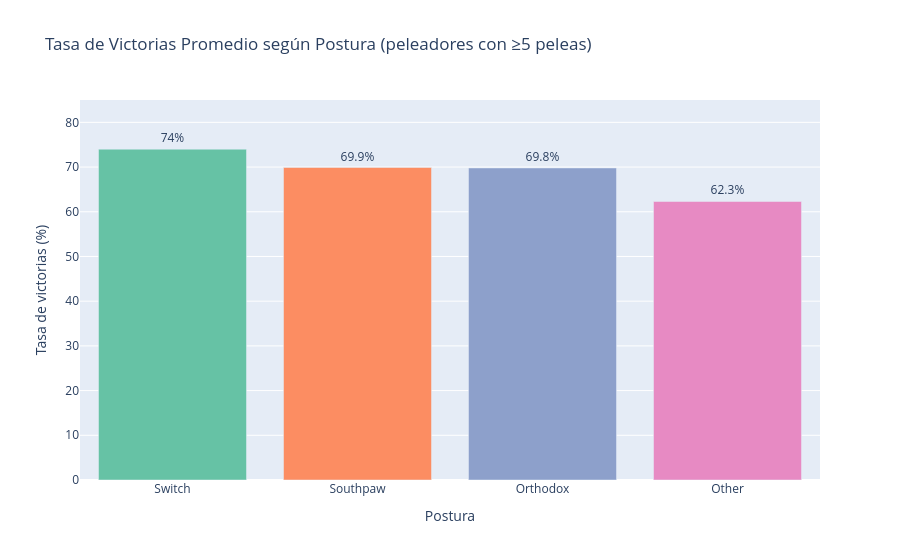

The notebook cell this image was saved under:
### Markdown cell above
### 5.1  Gráfico de Barras — Tasa de Victorias por Postura

Comparamos la **tasa de victorias promedio** según la postura del peleador.
Filtramos a peleadores con **al menos 5 peleas** para que el promedio sea confiable
(un peleador con 1 pelea ganada tendría 100% de win rate, lo cual no es representativo).

### Code cell
# ── Preparar datos: win rate medio por stance (peleadores con >=5 peleas) ──────
exp = df[(df['total_fights'] >= 5) & (df['stance'].notna())].copy()

win_por_stance = (exp.groupby('stance')['win_rate']
                     .mean()
                     .reset_index()
                     .sort_values('win_rate', ascending=False))
win_por_stance['win_rate_pct'] = (win_por_stance['win_rate'] * 100).round(1)

# ── Gráfico de barras interactivo con Plotly Express ───────────────────────────
fig1 = px.bar(
    win_por_stance,
    x='stance',
    y='win_rate_pct',
    color='stance',
    text='win_rate_pct',
    title='Tasa de Victorias Promedio según Postura (peleadores con ≥5 peleas)',
    labels={'stance': 'Postura', 'win_rate_pct': 'Tasa de victorias (%)'},
    color_discrete_sequence=px.colors.qualitative.Set2
)
fig1.update_traces(texttemplate='%{text}%', textposition='outside')
fig1.update_layout(showlegend=False, yaxis_range=[0, 85])
fig1.show()  # Mostrar automáticamente

### Figure 1 — Plotly figure (JSON) as saved in the notebook; plotly's stock layout.template omitted (floating-point values rounded to 4 significant figures)
{"data": [{"hovertemplate": "Postura=%{x}<br>Tasa de victorias (%)=%{text}<extra></extra>", "legendgroup": "Switch", "marker": {"color": "rgb(102,194,165)", "pattern": {"shape": ""}}, "name": "Switch", "orientation": "v", "showlegend": true, "text": [74.0], "textposition": "outside", "texttemplate": "%{text}%", "type": "bar", "x": ["Switch"], "xaxis": "x", "y": [74.0], "yaxis": "y"}, {"hovertemplate": "Postura=%{x}<br>Tasa de victorias (%)=%{text}<extra></extra>", "legendgroup": "Southpaw", "marker": {"color": "rgb(252,141,98)", "pattern": {"shape": ""}}, "name": "Southpaw", "orientation": "v", "showlegend": true, "text": [69.9], "textposition": "outside", "texttemplate": "%{text}%", "type": "bar", "x": ["Southpaw"], "xaxis": "x", "y": [69.9], "yaxis": "y"}, {"hovertemplate": "Postura=%{x}<br>Tasa de victorias (%)=%{text}<extra></extra>", "legendgroup": "Orthodox", "marker": {"color": "rgb(141,160,203)", "pattern": {"shape": ""}}, "name": "Orthodox", "orientation": "v", "showlegend": true, "text": [69.8], "textposition": "outside", "texttemplate": "%{text}%", "type": "bar", "x": ["Orthodox"], "xaxis": "x", "y": [69.8], "yaxis": "y"}, {"hovertemplate": "Postura=%{x}<br>Tasa de victorias (%)=%{text}<extra></extra>", "legendgroup": "Other", "marker": {"color": "rgb(231,138,195)", "pattern": {"shape": ""}}, "name": "Other", "orientation": "v", "showlegend": true, "text": [62.3], "textposition": "outside", "texttemplate": "%{text}%", "type": "bar", "x": ["Other"], "xaxis": "x", "y": [62.3], "yaxis": "y"}], "layout": {"barmode": "relative", "legend": {"title": {"text": "Postura"}, "tracegroupgap": 0}, "showlegend": false, "title": {"text": "Tasa de Victorias Promedio según Postura (peleadores con ≥5 peleas)"}, "xaxis": {"anchor": "y", "categoryarray": ["Switch", "Southpaw", "Orthodox", "Other"], "categoryorder": "array", "domain": [0, 1], "title": {"text": "Postura"}}, "yaxis": {"anchor": "x", "domain": [0, 1], "range": [0, 85], "title": {"text": "Tasa de victorias (%)"}}}}
